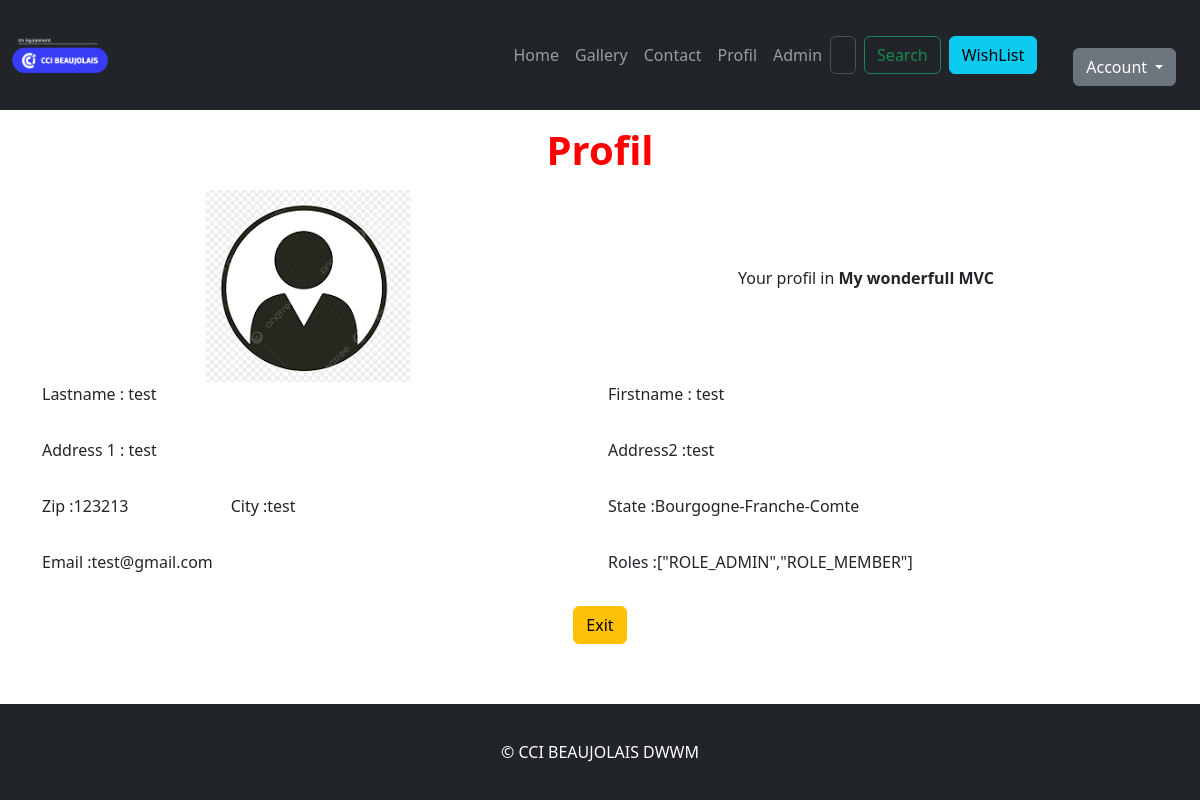
Page /?page=profil_user&id=13 (signed in) on the committed database.
### tables this page shows
CREATE TABLE `contact` (
  `id` int(11) NOT NULL,
  `user_id` int(11) NOT NULL,
  `lastname` varchar(30) NOT NULL,
  `firstname` varchar(30) NOT NULL,
  `address1` varchar(255) NOT NULL,
  `address2` varchar(255) NOT NULL,
  `zip` varchar(30) NOT NULL,
  `city` varchar(30) NOT NULL,
  `state` varchar(30) NOT NULL,
  `message` varchar(255) NOT NULL,
  `create_at` datetime NOT NULL DEFAULT current_timestamp()
);

CREATE TABLE `user` (
  `id` int(11) NOT NULL,
  `email` varchar(255) NOT NULL,
  `avatar` varchar(255) NOT NULL DEFAULT 'C:\\xampp\\htdocs\\formation_php\\tp3\\assets\\uploads\\avatars\\avatardefault.png',
  `password` varchar(255) NOT NULL,
  `roles` varchar(255) NOT NULL DEFAULT '["ROLE_MEMBER"]',
  `register_at` datetime NOT NULL DEFAULT current_timestamp()
);

### controllers/controller_profil_user.php (called while the page is built, shortened)
<?php
$db = Utils::connectDB();
$id_to_show = (int)$_GET['id'];
if ($db){
    $sql = $db->query("SELECT * FROM user,contact WHERE user.id = $id_to_show and contact.user_id = $id_to_show");
    $sql->execute();
    $profil = ($sql->fetch(PDO::FETCH_ASSOC));
}
include "./views/base.phtml";
?>

### index.php (called while the page is built, shortened)
<?php
    require "./services/router.php";
    require "./controllers/controller_{$page}.php";
?>

### views/template_profil_user.phtml (the view)
<h1>Profil</h1>
<div class="titre-profil">
    <div>
        <img src="./assets/uploads/avatars/<?php echo $profil['avatar']?>" alt="avatar defaut"/>
    </div>
    <div>
        <p>Your profil in <span style ="font-weight: bold"><?= CONFIG_SITE_TITLE ?></span></p>
    </div>
</div>
<form class="row g-3" action="?page=register" method="POST" enctype="multipart/form-data">
    <div class=" col-md-6 ">
        <p>
            Lastname : <?= $profil['lastname'] ?>
        </p>
    </div>
    <div class="col-md-6">
        <p>
            Firstname : <?= $profil['firstname'] ?>
        </p>
    </div>
    <div class="col-md-6">
        <p>
            Address 1 : <?= $profil['address1'] ?>
        </p>
    </div>
    <div class="col-md-6">
        <p>
            Address2 :<?= $profil['address2'] ?>
        </p>
    </div>
    <div class="col-md-2">
        <p>
            Zip :<?= $profil['zip'] ?>
        </p>
    </div>
    <div class="col-md-4">
        <p>
            City :<?= $profil['city'] ?>
        </p>
    </div>
    <div class="col-md-3">
        <p>
            State :<?= $profil['state'] ?>
        </p>
    </div>
    <div class="col-md-6">
        <p>
            Email :<?= $profil['email'] ?>
        </p>
    </div>
    <div class="col-md-6">
        <p>
            Roles :<?= $profil['roles'] ?>
        </p>
    </div>
    <?php if(isset($_SESSION['user']['roles']) && in_array('ROLE_ADMIN', json_decode($_SESSION['user']['roles']))):?>
        <div class="col-12 mb-4 text-center">
            <a type="button" class="btn btn-warning" href="?page=admin_tab_user">Exit</a>
        </div>
    <?php else : ?>
            <div class="col-12 mb-4 text-center">
                <a type="button" class="btn btn-warning" href="?page=gallery">Exit</a>
            </div>
    <?php endif; ?>
</form>

### assets/css/main.css (style rules this page uses)
h1 { color:red; text-align: center; font-weight: bold; margin: 1rem; }
p { text-align: justify; }
.titre-profil { display: flex; justify-content: space-around; align-items: center; }
body { min-height: 100vh; display: flex; flex-direction: column; }

### rows in the picture
contact: user.avatar (picture), lastname "test", firstname "test", address1 "test", address2 "test", zip "123213", city "test", state "Bourgogne-Franche-Comte", user.email "test@gmail.com", user.roles "[\"ROLE_ADMIN\",\"ROLE_MEMBER\"]"

### other values in the picture
CONFIG_SITE_TITLE "My wonderfull MVC"
